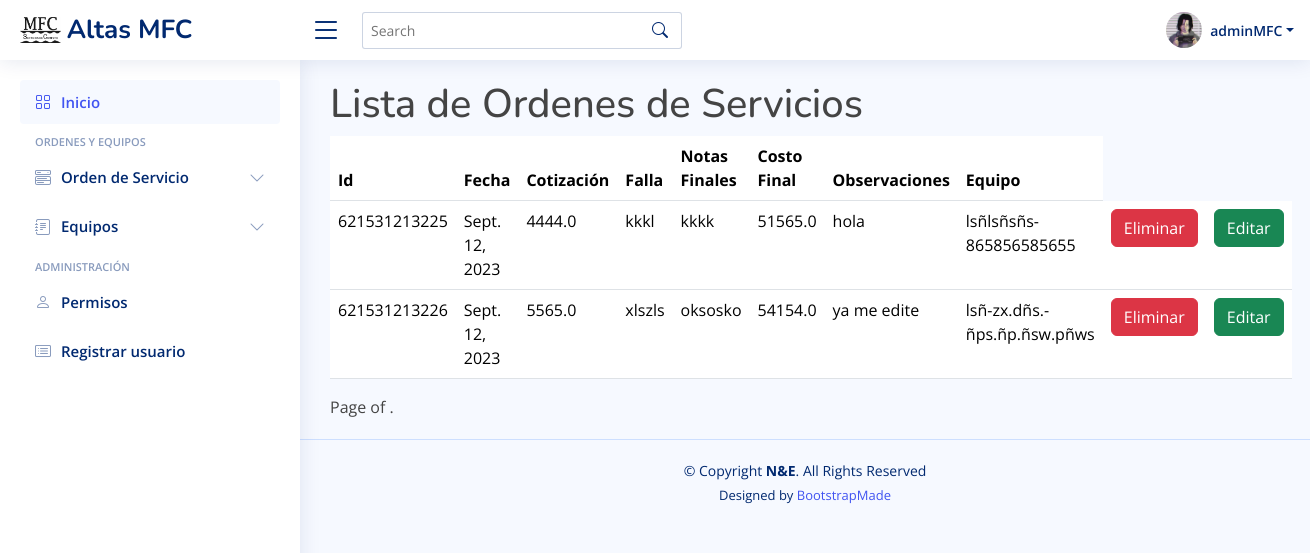
The page /servicios/ (signed in) on the database as committed earlier.
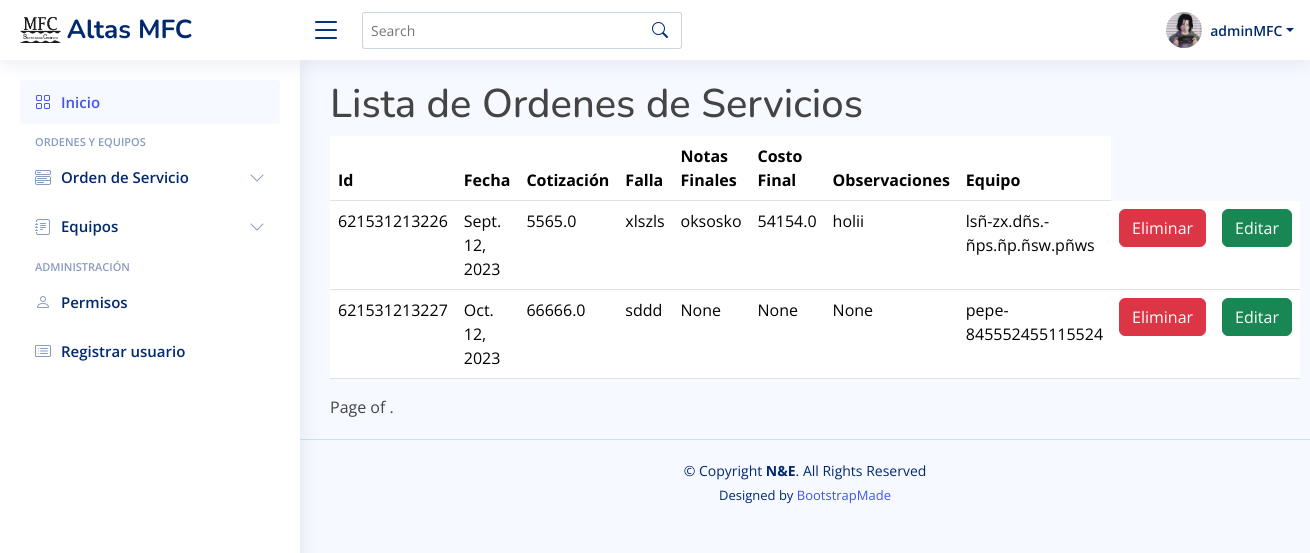
The same page on the database as committed later.
### inicio/models.py (models this page shows)
class OrdenServicio(models.Model):
    id_orden = models.AutoField(null=False, blank=False, primary_key=True)
    fecha_orden = models.DateField(null=False)
    cotizacion = models.FloatField(max_length=5)
    tipo_servicio = models.CharField(max_length=20, null=False)
    falla_equipo = models.CharField(max_length=200, null=False)
    indicaciones_adicionales = models.CharField(max_length=70, null= False)
    servicio_realizado = models.CharField(max_length=150,null=True)
    notas_finales = models.CharField(max_length=150,null=True)
    encargado = models.CharField(max_length=50,null=True)
    partes = models.CharField(max_length=70,null=True)
    fecha_entrega = models.DateField(null=True, blank=True)
    costo_final = models.FloatField(max_length=5.2,null=True)
    observaciones_notas = models.CharField(max_length=50,null=True)
    equipo = models.ForeignKey(Equipo, null=False, blank=False, on_delete=models.CASCADE)

class Equipo (models.Model):
    cliente_equipo = models.TextField(max_length=50, null=False)
    telefono_cliente = models.IntegerField(null=False)
    tipo = [
        ('E','Escritorio-CPU'),
        ('P','Portatil'),
        ('A','AIO'),
        ('I','Impresora'),
        ('M','Multifuncional'),
        ('T','Tablet')
    ]
    tipo_equipo = models.TextField(max_length=1, choices= tipo, default='P')
    marca_equipo = models.TextField(max_length=30, null=False)
    modelo_equipo = models.TextField(max_length=30, null=False)
    serial_number = models.TextField(max_length=15, null=False, blank=False,unique=True)
    accesorios_equipo = models.TextField(max_length=100,null=True)
    contraseña_equipo = models.TextField(max_length=30,null=True)
    sistema_operativo = models.TextField(max_length=30, null=False)
    def __str__(self):
        return f"{self.cliente_equipo}-{self.serial_number}"

### inicio/views.py (the view)
# urls.py: path('servicios/', views.lista_servicios, name='Servicios'),
@login_required
def lista_servicios(request):
    context={
        'servicio': OrdenServicio.objects.all()
    }
    return render(request, 'servicios/lista_servicios.html',context)

### inicio/templates/servicios/lista_servicios.html (shortened to what this page needs)
{% extends 'base.html' %}
{% block contenido %}
<h1>Lista de Ordenes de Servicios</h1>
    <table class="table">
        <thead>
            <tr>
                <th>Id</th>
                <th>Fecha</th>
                <th>Cotización</th>
                <th>Falla</th>
                <th>Notas Finales</th>
                <th>Costo Final</th>
                <th>Observaciones</th>
                <th>Equipo</th>
            </tr>
        </thead>
        <tbody>
            {% for servicio in servicio %}
                <tr>
                    <td>{{servicio.id_orden}}</td>
                    <td>{{servicio.fecha_orden}}</td>
                    <td>{{servicio.cotizacion}}</td>
                    <td>{{servicio.falla_equipo}}</td>
                    <td>{{servicio.notas_finales}}</td>
                    <td>{{servicio.costo_final}}</td>
                    <td>{{servicio.observaciones_notas}}</td>
                    <td>{{servicio.equipo}}</td>
                    <td><a class="btn btn-danger" href="eliminarOrden/{{servicio.id_orden}}">Eliminar</a></td>
                    <td><a class="btn btn-success" href="editarOrden/{{servicio.id_orden}}">Editar</a></td>
                </tr>
            {% endfor %}
        </tbody>
    </table>
    <div class="pagination">
        <span class="step-links">
            <span class="current">
                Page {{ page_obj.number }} of {{ page_obj.paginator.num_pages }}.
            </span>
        </span>
    </div>
{% endblock contenido %}

Rows that differ between the two databases and show on the page:
removed OrdenServicio: id_orden "621531213225", fecha_orden "Sept. 12, 2023", cotizacion "4444.0", falla_equipo "kkkl", notas_finales "kkkk", costo_final "51565.0", observaciones_notas "hola", equipo "lsñlsñsñs-865856585655"
changed OrdenServicio "xlszls": observaciones_notas "ya me edite" → "holii"
added OrdenServicio: id_orden "621531213227", fecha_orden "Oct. 12, 2023", cotizacion "66666.0", falla_equipo "sddd", notas_finales "None", costo_final "None", observaciones_notas "None", equipo "pepe-845552455115524"
